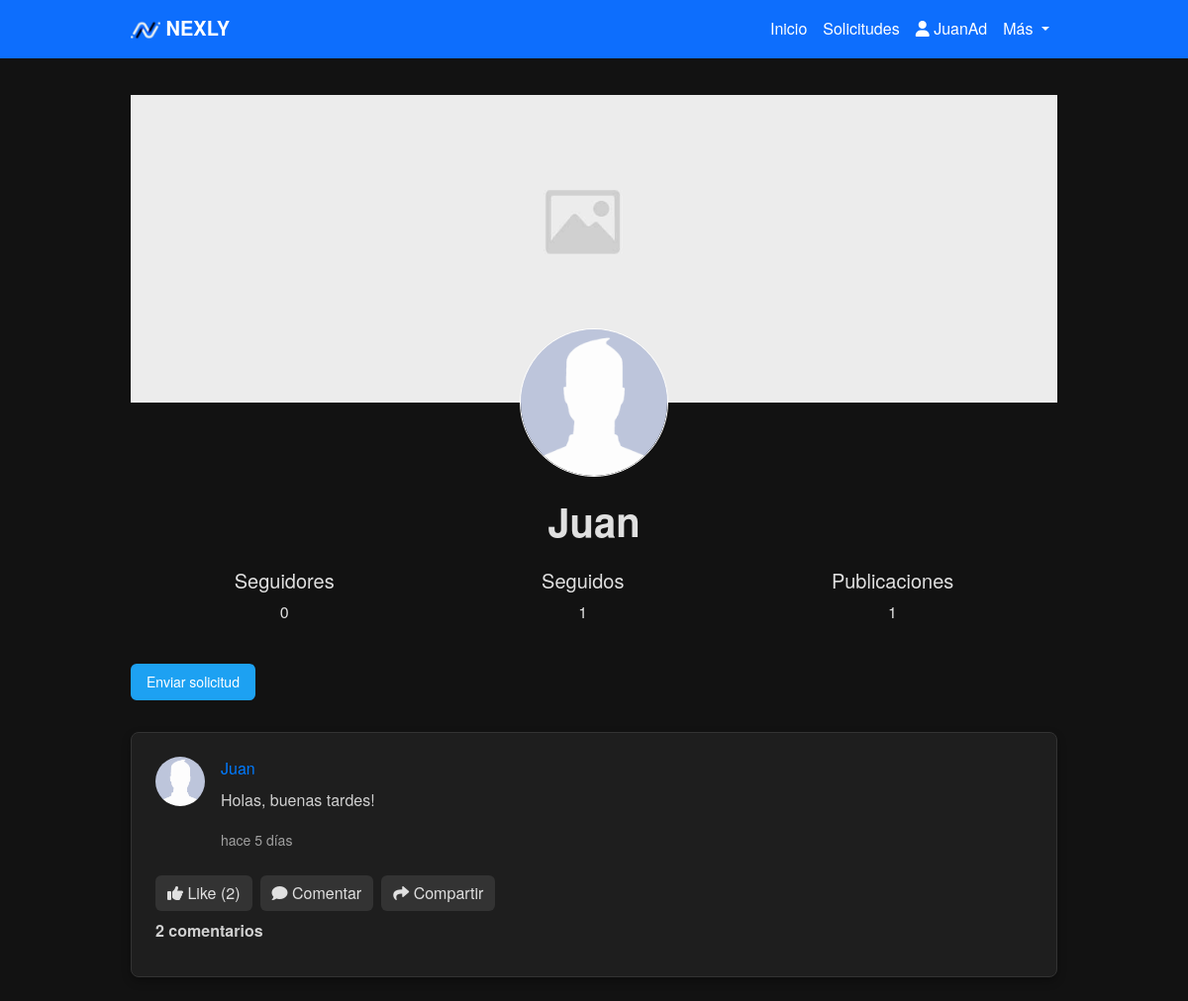
The app's page /profile/Juan/ (signed in) with its own data.
### Nexly/models.py (models this page shows, shortened)
class User(AbstractBaseUser):
    iduser = models.AutoField(primary_key=True)
    nombre = models.CharField(max_length=255)
    correo = models.EmailField(unique=True)
    is_active = models.BooleanField(default=True)
    is_admin = models.BooleanField(default=False)
    profile_picture = models.ImageField(upload_to='profile_pictures/', null=True, blank=True)  # Campo para la imagen de perfil
    banner_picture = models.ImageField(upload_to='banner_pictures/', null=True, blank=True)  # Campo para la imagen de banner
    objects = UserManager()
    USERNAME_FIELD = 'correo'
    REQUIRED_FIELDS = ['nombre']

class Post(models.Model):
    user = models.ForeignKey(settings.AUTH_USER_MODEL, on_delete=models.CASCADE)
    content = models.TextField()
    created_at = models.DateTimeField(auto_now_add=True)
    original_post = models.ForeignKey('self', null=True, blank=True, on_delete=models.SET_NULL, related_name='reposts')

### Nexly/views.py (the view)
# urls.py: path('profile/<str:nombre>/', views.profile_view, name='profile'),
@login_required
def profile_view(request, nombre):
    user = get_object_or_404(User, nombre=nombre)
    posts = Post.objects.filter(user=user).order_by('-created_at')
    accepted_follow_requests_count = FollowRequest.objects.filter(
        to_user=user, is_accepted=True).count()
    followed_count = FollowRequest.objects.filter(
        from_user=request.user, is_accepted=True).count()
    posts_count = posts.count()
    is_following = FollowRequest.objects.filter(
        from_user=request.user, to_user=user, is_accepted=True).exists()
    if request.method == 'POST':
        if 'post_content' in request.POST:
            form = PostForm(request.POST)
            if form.is_valid():
                post = form.save(commit=False)
                post.user = request.user
                post.save()
                return redirect('profile', nombre=nombre)
        elif 'comment_content' in request.POST:
            post_id = request.POST.get('post_id')
            post = get_object_or_404(Post, id=post_id)
            form = CommentForm(request.POST)
            if form.is_valid():
                comment = form.save(commit=False)
                comment.user = request.user
                comment.post = post
                comment.save()
                return redirect('profile', nombre=nombre)
        elif 'unfollow' in request.POST:
            FollowRequest.objects.filter(
                from_user=request.user, to_user=user, is_accepted=True).delete()
            return redirect('profile', nombre=nombre)
        elif 'update_banner' in request.POST:
            banner_form = BannerUploadForm(request.POST, request.FILES, instance=request.user)
            if banner_form.is_valid():
                banner_form.save()
                return redirect('profile', nombre=nombre)
        elif 'update_profile_picture' in request.POST:
            profile_form = ProfilePictureUploadForm(request.POST, request.FILES, instance=request.user)
            if profile_form.is_valid():
                profile_form.save()
                return redirect('profile', nombre=nombre)
    else:
        form = PostForm()
        comment_form = CommentForm()
        banner_form = BannerUploadForm(instance=request.user)
        profile_form = ProfilePictureUploadForm(instance=request.user)
    profile_picture_url = user.profile_picture.url if user.profile_picture else None
    banner_picture_url = user.banner_picture.url if user.banner_picture else None
    default_banner_url = static('images/default-banner.jpg')
    context = {
        'nombre': user.nombre,
        'iduserP': user.iduser,
        'posts': posts,
        'form': form,
        'comment_form': comment_form,
        'banner_form': banner_form,
        'profile_form': profile_form,
        'accepted_follow_requests_count': accepted_follow_requests_count,
        'followed_count': followed_count,
        'posts_count': posts_count,
        'is_following': is_following,
        'profile_pictureP': profile_picture_url,
        'banner_pictureP': banner_picture_url,
        'default_banner_url': default_banner_url,
    }
    return render(request, 'profile.html', context)

### Nexly/models.py (called while the page is built)
    def time_since_commented(self):
        now = datetime.now(timezone.utc)
        diff = now - self.created_at
        if diff < timedelta(minutes=1):
            return "hace un momento"
        elif diff < timedelta(hours=1):
            minutes = diff.seconds // 60
            return f"hace {minutes} minutos"
        elif diff < timedelta(days=1):
            hours = diff.seconds // 3600
            return f"hace {hours} horas"
        elif diff < timedelta(days=2):
            return "hace 1 día"
        else:
            days = diff.days
            return f"hace {days} días"

### templates/profile.html (shortened to what this page needs)
{% extends 'layoutUser.html' %}
{% load static %}
{% block content %}
<div class="nexly-container">
    <div class="position-relative mb-4">
        <div class="banner-container position-relative">
            <img src="{{ banner_pictureP|default:default_banner_url }}" class="img-fluid" alt="Banner de portada"
                style="width: 100%; height: auto;">
        </div>
        <div class="profile-picture-container position-absolute top-100 start-50 translate-middle">
            <div class="profile-picture-container position-relative d-inline-block">
                {% if profile_pictureP %}
                <img src="{{ profile_pictureP }}" class="rounded-circle border border-white" alt="Imagen de perfil"
                    style="width: 150px; height: 150px; object-fit: cover;">
                {% else %}
                <img src="{% static 'images/imagenDefecto.png' %}" class="rounded-circle border border-white"
                    alt="Imagen por defecto" style="width: 150px; height: 150px; object-fit: cover;">
                {% endif %}
            </div>
        </div>
    </div>
    <br>
    <div class="mt-5">
        <h1>{{ nombre }}</h1>
    </div>
    <div class="d-flex justify-content-around my-4">
        <div class="count-box text-center">
            <h5>Seguidores</h5>
            <p class="display-7">{{ accepted_follow_requests_count }}</p>
        </div>
        <div class="count-box text-center">
            <h5>Seguidos</h5>
            <p class="display-7">{{ followed_count }}</p>
        </div>
        <div class="count-box text-center">
            <h5>Publicaciones</h5>
            <p class="display-7">{{ posts_count }}</p>
        </div>
    </div>
    {% if request.user.iduser != iduserP %}
    {% if is_following %}
    <form action="" method="POST">
        {% csrf_token %}
        <button type="submit" name="unfollow" class="btn btn-secondary">Dejar de seguir</button>
    </form>
    {% else %}
    <form action="{% url 'send_follow_request' iduserP %}" method="POST">
        <button type="submit" class="btn btn-primary">Enviar solicitud</button>
    </form>
    {% endif %}
    {% endif %}
    <div class="posts-container">
        {% for post in posts %}
        <div class="post position-relative mb-4">
            <div class="d-flex align-items-start mb-2">
                <img src="{% if post.user.profile_picture %}{{ post.user.profile_picture.url }}{% else %}{% static 'images/imagenDefecto.png' %}{% endif %}"
                    class="rounded-circle" alt="Profile Picture" width="50" height="50" style="object-fit: cover;">
                <div class="ms-3">
                    {% if post.original_post %}
                    <p><strong><a href="{% url 'profile' post.user.nombre %}">{{ post.user.nombre }}</a></strong>
                        compartió una publicación de <strong><a
                                href="{% url 'profile' post.original_post.user.nombre %}">{{
                                post.original_post.user.nombre }}</a></strong>:</p>
                    <p>{{ post.original_post.content }}</p>
                    {% else %}
                    <a href="{% url 'profile' post.user.nombre %}">{{ post.user.nombre }}</a>
                    <p id="post-content-{{ post.id }}">{{ post.content }}</p>
                    {% endif %}
                    <p><small class="post-time" data-timestamp="{{ post.created_at|date:'c' }}"></small></p>
                </div>
            </div>
            <div class="d-flex gap-2 mb-2">
                <a href="{% url 'like_post' post.id %}" class="btn btn-light">
                    {% if user in post.like_set.all %}
                    <i class="fas fa-thumbs-up"></i>
                    Like ({{ post.like_set.count }})
                    {% else %}
                    <i class="fas fa-thumbs-up"></i>
                    Like ({{ post.like_set.count }})
                    {% endif %}
                </a>
                <button class="btn btn-light" onclick="toggleCommentForm({{ post.id }})">
                    <i class="fas fa-comment"></i> Comentar
                </button>
                <a href="{% url 'share_post' post.id %}" class="btn btn-light">
                    <i class="fas fa-share"></i>
                    Compartir
                </a>
            </div>
            <p class="comment-count" data-post-id="{{ post.id }}" data-count="{{ post.comments.count }}"
                onclick="toggleComments({{ post.id }})">
                {% if post.comments.count == 0 %}
                {% elif post.comments.count == 1 %}
                1 comentario
                {% else %}
                {{ post.comments.count }} comentarios
                {% endif %}
            </p>
        </div>
        {% endfor %}
    </div>
</div>
{% endblock %}

### templates/layoutUser.html (shortened to what this page needs)
{% load static %}
<!DOCTYPE html>
<html lang="es">
<head>
    <link href="https://cdn.jsdelivr.net/npm/bootstrap@5.3.0-alpha1/dist/css/bootstrap.min.css" rel="stylesheet">
    <link rel="stylesheet" href="{% static 'css/styles.css' %}">
    <link rel="stylesheet" href="https://cdnjs.cloudflare.com/ajax/libs/font-awesome/6.0.0-beta3/css/all.min.css">
    <link href="https://cdn.jsdelivr.net/npm/bootstrap-icons/font/bootstrap-icons.css" rel="stylesheet">
</head>
<body>
    <nav class="navbar navbar-expand-lg navbar-dark bg-primary fixed-top">
        <div class="container">
            <a class="navbar-brand" href="#">
                <img src="{% static 'images/LogoNexly.ico' %}" alt="Logo Nexly" style="height: 30px;">
                <strong>NEXLY</strong>
            </a>
            <div class="collapse navbar-collapse" id="navbarNav">
                <ul class="navbar-nav ms-auto">
                    <li class="nav-item">
                        <a class="nav-link {% if request.path == '/' %}active{% endif %}" aria-current="page" href="{% url 'nexly' %}">
                        Inicio
                        </a>
                    </li>
                    <li class="nav-item">
                        <a class="nav-link" href="{% url 'follow_requests' %}">
                        Solicitudes
                        </a>
                    </li>
                    <li class="nav-item">
                        <a class="nav-link" href="{% url 'profile' user.nombre %}">
                            <i class="fas fa-user"></i> {{ user.nombre }}
                        </a>
                    </li>
                    <li class="nav-item dropdown">
                        <a class="nav-link dropdown-toggle" href="#" id="navbarDropdown" role="button" data-bs-toggle="dropdown" aria-expanded="false">
                            Más
                        </a>
                    </li>
                </ul>
            </div>
        </div>
    </nav>
    <div class="container mt-5 pt-5">
        {% block content %}{% endblock %}
    </div>
</body>
</html>

### static/css/styles.css (style rules this page uses)
body { background-color: #121212; color: #E0E0E0; font-family: 'Helvetica Neue', Helvetica, Arial, sans-serif; margin: 0; }
.navbar { background-color: #1E1E1E; }
.navbar-dark .navbar-nav .nav-link { color: #FFFFFF; }
.navbar-dark .navbar-brand { color: #FFFFFF; }
.container { max-width: 960px; }
h1, h2 { text-align: center; font-weight: bold; color: #E0E0E0; }
.btn-primary { background-color: #1DA1F2; border: none; }
.posts-container { margin-top: 2rem; }
.post { background-color: #1E1E1E; padding: 1.5rem; margin-bottom: 1.5rem; border-radius: 8px; box-shadow: 0px 4px 10px rgba(0, 0, 0, 0.3); border: 1px solid #333; }
.post p { color: #D0D0D0; margin-top: 0.5rem; }
.post p small { color: #A0A0A0; }
.btn-light { background-color: #333; color: #E0E0E0; border: none; }
.btn-primary { background-color: #1DA1F2; border: none; color: white; padding: 0.5rem 1rem; font-size: 0.875rem; border-radius: 6px; cursor: pointer; transition: background-color 0.3s ease; }
.comment-count { font-weight: bold; margin-bottom: 10px; color: #007bff; cursor: pointer; }
a { color: #007bff; text-decoration: none; }
.banner-container { position: relative; }
.profile-picture-container { position: relative; display: inline-block; }

### records on screen
User: nombre "JuanAd"
User: nombre "Juan"
Post: user.nombre "Juan", content "Holas, buenas tardes!", like_set.count "2", comments.count "2"

### other values on screen
{{ accepted_follow_requests_count }} "0"
{{ followed_count }} "1"
{{ posts_count }} "1"
